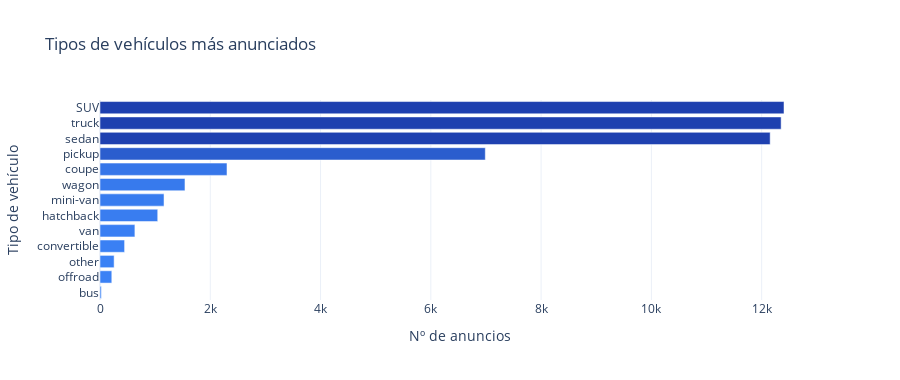

Here is the notebook cell this chart was saved with:
### Markdown cell above
### 2.3. Análisis de Nichos: Composición del Inventario y Valor por Segmento

Para concluir el EDA, analizaremos qué tipos de vehículos dominan la oferta y cómo varía el valor de mercado entre ellos. Esto nos permitirá identificar qué segmentos son los "motores" de la plataforma.

**Preguntas clave:**
* ¿Cuáles son los 3 tipos de vehículos más anunciados?
* ¿Existe una correlación entre el tipo de vehículo y el precio mediano? (Ej: ¿Los Trucks mantienen un valor significativamente más alto?).
* ¿Cómo se distribuye la tracción 4WD en los segmentos líderes?

### Code cell
# 2.3.1 ¿Cuáles son los 3 tipos de vehículos más anunciados?
_config = {"displayModeBar": False, "staticPlot": True}
count_by_type = df["type"].value_counts().reset_index()
count_by_type.columns = ["type", "anuncios"]
count_by_type = count_by_type.sort_values("anuncios", ascending=True)
fig_top = px.bar(
    count_by_type,
    x="anuncios",
    y="type",
    orientation="h",
    title="Tipos de vehículos más anunciados",
    labels={"anuncios": "Nº de anuncios", "type": "Tipo de vehículo"},
    template="plotly_white",
    color="anuncios",
    color_continuous_scale=[[0, "#3B82F6"], [1, "#1E40AF"]]
)
fig_top.update_layout(height=380, showlegend=False, coloraxis_showscale=False)
fig_top.show(config=_config)
top3 = count_by_type.tail(3)["type"].tolist()[::-1]
print("Top 3 tipos más anunciados:", top3)

### Figure 1 — Plotly figure (JSON) as saved in the notebook; plotly's stock layout.template omitted (floating-point values rounded to 4 significant figures)
{"data": [{"hovertemplate": "Nº de anuncios=%{marker.color}<br>Tipo de vehículo=%{y}<extra></extra>", "legendgroup": "", "marker": {"color": [24, 214, 256, 446, 633, 1047, 1161, 1541, 2303, 6988, 12154, 12353, 12405], "coloraxis": "coloraxis", "pattern": {"shape": ""}}, "name": "", "orientation": "h", "showlegend": false, "textposition": "auto", "type": "bar", "x": [24, 214, 256, 446, 633, 1047, 1161, 1541, 2303, 6988, 12154, 12353, 12405], "xaxis": "x", "y": ["bus", "offroad", "other", "convertible", "van", "hatchback", "mini-van", "wagon", "coupe", "pickup", "sedan", "truck", "SUV"], "yaxis": "y"}], "layout": {"barmode": "relative", "coloraxis": {"colorbar": {"title": {"text": "Nº de anuncios"}}, "colorscale": [[0, "#3B82F6"], [1, "#1E40AF"]], "showscale": false}, "height": 380, "legend": {"tracegroupgap": 0}, "showlegend": false, "title": {"text": "Tipos de vehículos más anunciados"}, "xaxis": {"anchor": "y", "domain": [0, 1], "title": {"text": "Nº de anuncios"}}, "yaxis": {"anchor": "x", "domain": [0, 1], "title": {"text": "Tipo de vehículo"}}}}
